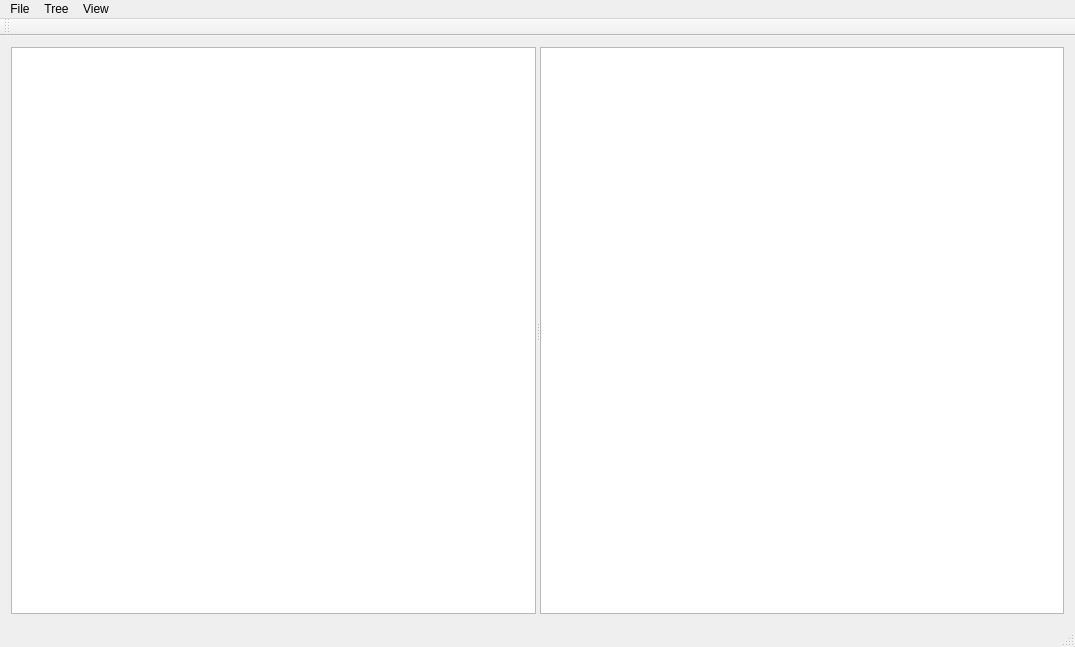
<?xml version="1.0" encoding="UTF-8"?>
<ui version="4.0">
 <class>MainWindow</class>
 <widget class="QMainWindow" name="MainWindow">
  <property name="geometry">
   <rect>
    <x>0</x>
    <y>0</y>
    <width>1075</width>
    <height>647</height>
   </rect>
  </property>
  <property name="windowTitle">
   <string>MainWindow</string>
  </property>
  <widget class="QWidget" name="centralWidget">
   <layout class="QGridLayout" name="gridLayout">
    <item row="0" column="0">
     <widget class="QSplitter" name="splitter">
      <property name="orientation">
       <enum>Qt::Horizontal</enum>
      </property>
      <widget class="QTreeWidget" name="treeWidget">
       <property name="sizePolicy">
        <sizepolicy hsizetype="Expanding" vsizetype="Expanding">
         <horstretch>0</horstretch>
         <verstretch>0</verstretch>
        </sizepolicy>
       </property>
       <property name="headerHidden">
        <bool>true</bool>
       </property>
       <column>
        <property name="text">
         <string notr="true">1</string>
        </property>
       </column>
      </widget>
      <widget class="QPlainTextEdit" name="plainTextEdit">
       <property name="sizePolicy">
        <sizepolicy hsizetype="Expanding" vsizetype="Expanding">
         <horstretch>0</horstretch>
         <verstretch>0</verstretch>
        </sizepolicy>
       </property>
       <property name="font">
        <font>
         <family>Courier New</family>
         <pointsize>10</pointsize>
        </font>
       </property>
      </widget>
     </widget>
    </item>
   </layout>
  </widget>
  <widget class="QMenuBar" name="menuBar">
   <property name="geometry">
    <rect>
     <x>0</x>
     <y>0</y>
     <width>1075</width>
     <height>18</height>
    </rect>
   </property>
   <widget class="QMenu" name="menuFile">
    <property name="title">
     <string>File</string>
    </property>
    <addaction name="actionSave"/>
   </widget>
   <widget class="QMenu" name="menuTree">
    <property name="title">
     <string>Tree</string>
    </property>
    <addaction name="actionExpand_All"/>
    <addaction name="actionCollapse_All"/>
   </widget>
   <widget class="QMenu" name="menuView">
    <property name="title">
     <string>View</string>
    </property>
    <addaction name="actionShow_in_HTML_Viewer"/>
   </widget>
   <addaction name="menuFile"/>
   <addaction name="menuTree"/>
   <addaction name="menuView"/>
  </widget>
  <widget class="QToolBar" name="mainToolBar">
   <attribute name="toolBarArea">
    <enum>TopToolBarArea</enum>
   </attribute>
   <attribute name="toolBarBreak">
    <bool>false</bool>
   </attribute>
  </widget>
  <widget class="QStatusBar" name="statusBar"/>
  <action name="actionSave">
   <property name="text">
    <string>Save</string>
   </property>
  </action>
  <action name="actionCollapse_All">
   <property name="text">
    <string>Collapse All</string>
   </property>
  </action>
  <action name="actionExpand_All">
   <property name="text">
    <string>Expand All</string>
   </property>
  </action>
  <action name="actionShow_in_HTML_Viewer">
   <property name="checkable">
    <bool>true</bool>
   </property>
   <property name="text">
    <string>Show in HTML-Viewer</string>
   </property>
  </action>
 </widget>
 <layoutdefault spacing="6" margin="11"/>
 <resources/>
 <connections/>
</ui>
